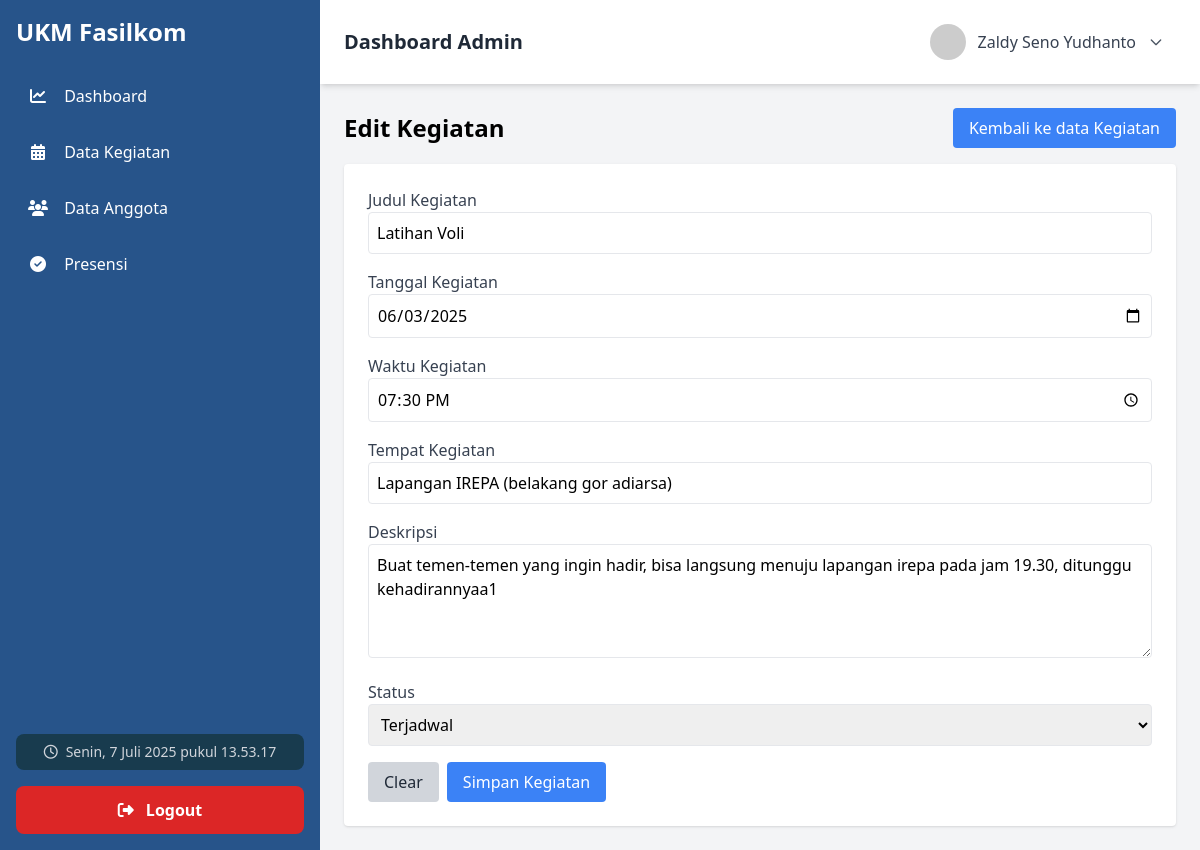
Page /Admin/kegiatan/edit-kegiatan.php?id=22 (signed in) on the committed database.
### tables this page shows
CREATE TABLE `pendaftaran` (
  `id_pendaftaran` int(11) NOT NULL,
  `id_user` int(11) NOT NULL,
  `nama` varchar(100) NOT NULL,
  `npm` varchar(20) NOT NULL,
  `email` varchar(100) NOT NULL,
  `prodi` varchar(100) NOT NULL,
  `angkatan` year(4) NOT NULL,
  `jabatan` varchar(50) DEFAULT 'Anggota',
  `bio` text DEFAULT NULL,
  `tanggal_daftar` datetime DEFAULT current_timestamp(),
  `status` enum('pending','diterima','ditolak') DEFAULT 'pending',
  `bukti_npm` varchar(255) DEFAULT NULL
);

CREATE TABLE `kegiatan` (
  `id_kegiatan` int(11) NOT NULL,
  `judul_kegiatan` varchar(100) NOT NULL,
  `tanggal_kegiatan` date NOT NULL,
  `waktu_kegiatan` time NOT NULL,
  `lokasi` varchar(150) DEFAULT NULL,
  `deskripsi` text DEFAULT NULL,
  `status` enum('Terjadwal','Berlangsung','Selesai','Dibatalkan') DEFAULT 'Terjadwal',
  `dibuat_oleh` varchar(100) DEFAULT NULL,
  `created_at` timestamp NOT NULL DEFAULT current_timestamp()
);

### Admin/kegiatan/edit-kegiatan.php (the view, shortened to what this page needs)
<?php
if (isset($_GET['id']) || isset($_GET['id_kegiatan'])) {
    include "../koneksi.php";
    $id_kegiatan = isset($_GET['id_kegiatan']) ? $_GET['id_kegiatan'] : $_GET['id'];
    $query = mysqli_query($koneksi, "SELECT * FROM kegiatan WHERE
        id_kegiatan='$id_kegiatan'");
    $row = mysqli_fetch_array($query);
?>
<!DOCTYPE html>
<html lang="en">
<head>
    <script src="https://cdn.tailwindcss.com"></script>
</head>
<body class="bg-gray-100 font-sans">
    <div class="flex min-h-screen">
        <?php include '../sidebar.php'; ?>
        <div class="flex-1 flex flex-col sm:ml-0 md:ml-80 lg:ml-80 xl:ml-80">
            <?php include '../navbar.php'; ?>
            <section class="p-6">
                <div class="mb-4 flex justify-between items-center">
                    <h2 class="text-2xl font-semibold">Edit Kegiatan</h2>
                    <a href="data-kegiatan.php" class="bg-blue-500 text-white px-4 py-2 rounded">Kembali ke data Kegiatan</a>
                </div>
                <form action="proses-edit-kegiatan.php" method="POST" class="bg-white p-6 rounded shadow">
                    <div class="mb-4">
                        <label for="judul_kegiatan" class="block text-gray-700">Judul Kegiatan</label>
                        <input type="text" name="judul_kegiatan" id="judul_kegiatan" required
                            value="<?= htmlspecialchars($row['judul_kegiatan']) ?>"
                            class="border p-2 w-full rounded">
                    </div>
                    <div class="mb-4">
                        <label for="tanggal_kegiatan" class="block text-gray-700">Tanggal Kegiatan</label>
                        <input type="date" name="tanggal_kegiatan" id="tanggal_kegiatan" required
                            value="<?= $row['tanggal_kegiatan'] ?>"
                            class="border p-2 w-full rounded">
                    </div>
                    <div class="mb-4">
                        <label for="waktu_kegiatan" class="block text-gray-700">Waktu Kegiatan</label>
                        <input type="time" name="waktu_kegiatan" id="waktu_kegiatan" required
                            value="<?= $row['waktu_kegiatan'] ?>"
                            class="border p-2 w-full rounded">
                    </div>
                    <div class="mb-4">
                        <label for="lokasi" class="block text-gray-700">Tempat Kegiatan</label>
                        <input type="text" name="lokasi" id="lokasi" required
                            value="<?= htmlspecialchars($row['lokasi']) ?>"
                            class="border p-2 w-full rounded">
                    </div>
                    <div class="mb-4">
                        <label for="deskripsi" class="block text-gray-700">Deskripsi</label>
                        <textarea name="deskripsi" id="deskripsi" rows="4" required
                            class="border p-2 w-full rounded"><?= htmlspecialchars($row['deskripsi']) ?></textarea>
                    </div>
                    <div class="mb-4">
                        <label for="status" class="block text-gray-700">Status</label>
                        <select name="status" id="status" class="border p-2 w-full rounded">
                            <option value="Terjadwal" <?= $row['status'] == 'Terjadwal' ? 'selected' : '' ?>>Terjadwal</option>
                        </select>
                    </div>
                    <div class="flex space-x-2">
                        <button type="reset" class="bg-gray-300 text-gray-800 px-4 py-2 rounded hover:bg-gray-400">Clear</button>
                        <button type="submit" name="submit" class="bg-blue-500 text-white px-4 py-2 rounded hover:bg-blue-600">Simpan Kegiatan</button>
                    </div>
                </form>
            </section>
        </div>
    </div>
</body>
</html>
<?php
}
?>

### Admin/navbar.php (shortened to what this page needs)
<?php
$user_name = 'Admin';
if (isset($_SESSION['id_user'])) {
    $id_user = $_SESSION['id_user'];
    $query = "SELECT nama, npm, prodi, email FROM pendaftaran WHERE id_user = ?";
    $stmt = mysqli_prepare($koneksi, $query);
    if ($stmt) {
        mysqli_stmt_bind_param($stmt, "i", $id_user);
        mysqli_stmt_execute($stmt);
        $result = mysqli_stmt_get_result($stmt);
        if (mysqli_num_rows($result) > 0) {
            $userData = mysqli_fetch_assoc($result);
            $user_name = $userData['nama'] ?? 'Admin';
        } else {
            $user_name = $_SESSION['username'] ?? 'Admin';
        }
    }
} else {
    $loginPath = getCorrectPath('login.php');
    header("Location: " . $loginPath);
    exit();
}
?>
<nav class="bg-white shadow-md px-6 py-4 flex items-center justify-between sticky top-0 z-40 mt-16 sm:mt-16 md:mt-0 lg:mt-0">
    <h2 class="text-xl font-semibold text-gray-800">Dashboard Admin</h2>
    <div class="relative">
        <button onclick="toggleDropdown()" id="dropdownButton" class="flex items-center space-x-3 focus:outline-none hover:bg-gray-100 px-3 py-2 rounded transition">
            <img src="https://ui-avatars.com/api/?name=<?= urlencode($user_name) ?>&background=27548A&color=fff" class="w-9 h-9 rounded-full" alt="User Photo">
            <span class="text-gray-700 font-medium hidden sm:inline"><?= htmlspecialchars($user_name) ?></span>
            <svg id="dropdownIcon" class="w-4 h-4 text-gray-600 transition-transform duration-200" fill="none" stroke="currentColor" viewBox="0 0 24 24">
                <path stroke-linecap="round" stroke-linejoin="round" stroke-width="2" d="M19 9l-7 7-7-7" />
            </svg>
        </button>
    </div>
</nav>

### Admin/navbar.php (style rules this page uses)
#dropdownIcon { transition: transform 0.2s ease; }

### rows in the picture
pendaftaran: nama "Zaldy Seno Yudhanto"
kegiatan: judul_kegiatan "Latihan Voli", tanggal_kegiatan "06/03/2025", waktu_kegiatan "19:30:00", lokasi "Lapangan IREPA (belakang gor adiarsa)", deskripsi "Buat temen-temen yang ingin hadir, bisa langsung menuju lapangan irepa pada jam 19.30, ditunggu kehadirannyaa1", status "Terjadwal"

### other values in the picture
$item['title'] "Dashboard"
$item['title'] "Data Kegiatan"
$item['title'] "Data Anggota"
$item['title'] "Presensi"
